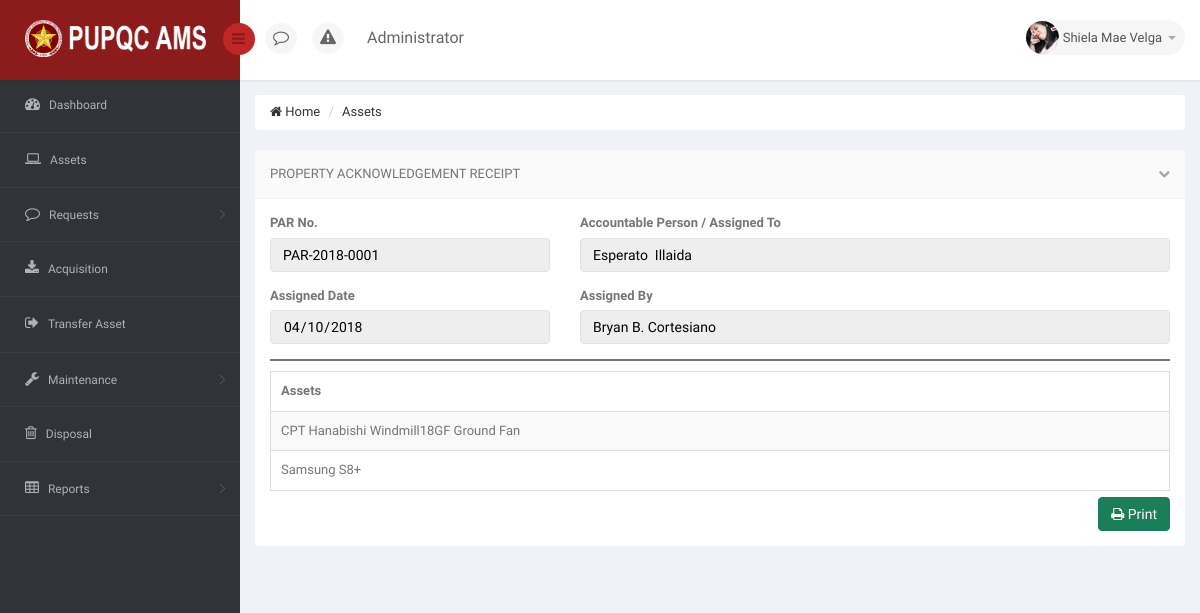
The page /DIR/PropertyOfficer/POPAR.php (signed in) on the database its author committed.
### tables this page shows
CREATE TABLE `ams_r_user` (
  `U_USERNAME` varchar(25) NOT NULL,
  `U_PASSWORD` varchar(150) NOT NULL,
  `U_ROLE_CODE` varchar(30) NOT NULL,
  `EP_ID` int(11) NOT NULL
);

CREATE TABLE `ams_r_employee_profile` (
  `EP_ID` int(11) NOT NULL,
  `EP_FNAME` varchar(50) NOT NULL,
  `EP_MNAME` varchar(35) DEFAULT NULL,
  `EP_LNAME` varchar(35) NOT NULL,
  `EP_GENDER` varchar(10) NOT NULL,
  `EP_MOBILE` char(11) DEFAULT NULL,
  `EP_EMAIL` varchar(75) NOT NULL,
  `EP_TYPE` varchar(50) NOT NULL,
  `EP_STATUS` varchar(10) NOT NULL DEFAULT 'Active',
  `EP_PICTURE` varchar(200) NOT NULL DEFAULT '	images/EmployePictures/default.png	',
  `O_ID` int(11) DEFAULT NULL
);

CREATE TABLE `ams_t_par_sub` (
  `PARS_ID` int(11) NOT NULL,
  `PARS_CANCEL` int(11) NOT NULL DEFAULT '0',
  `PARS_CANCEL_DATE` date DEFAULT NULL,
  `PARS_CANCEL_BY` varchar(120) DEFAULT NULL,
  `A_ID` int(11) NOT NULL,
  `PAR_ID` int(11) NOT NULL,
  `EP_ID` int(11) NOT NULL
);

CREATE TABLE `ams_t_par` (
  `PAR_ID` int(11) NOT NULL,
  `PAR_NO` varchar(15) NOT NULL,
  `PAR_DATE` date NOT NULL,
  `PAR_ISSUED_BY` varchar(120) NOT NULL
);

CREATE TABLE `ams_r_asset` (
  `A_ID` int(11) NOT NULL,
  `A_DESCRIPTION` varchar(250) NOT NULL,
  `A_DATE` date NOT NULL,
  `A_STATUS` varchar(25) NOT NULL DEFAULT 'Serviceable',
  `A_ACQUISITION_TYPE` varchar(25) NOT NULL,
  `A_AVAILABILITY` varchar(25) NOT NULL DEFAULT 'Available',
  `A_DISPOSAL_STATUS` int(11) NOT NULL DEFAULT '0',
  `AL_ID` int(11) DEFAULT NULL,
  `C_ID` int(11) DEFAULT NULL,
  `URS_ID` int(11) DEFAULT NULL,
  `PPMP_ID` int(11) DEFAULT NULL
);

### DIR/PropertyOfficer/POPAR.php (the view, shortened to what this page needs)
<!DOCTYPE html>
<html lang="en">
<head>
    <link href="../../bs3/css/bootstrap.min.css" rel="stylesheet">
    <link href="../../css/bootstrap-reset.css" rel="stylesheet">
    <link href="../../font-awesome/css/font-awesome.css" rel="stylesheet" />
    <link href="../../js/advanced-datatable/css/demo_page.css" rel="stylesheet" />
    <link href="../../js/advanced-datatable/css/demo_table.css" rel="stylesheet" />
    <link rel="stylesheet" href="../../js/data-tables/DT_bootstrap.css" />
    <link href="../../css/style.css" rel="stylesheet">
    <link href="../../css/style-responsive.css" rel="stylesheet" />
    <link href="../../js/iCheck/skins/minimal/minimal.css" rel="stylesheet">
    <link href="../../js/iCheck/skins/minimal/red.css" rel="stylesheet">
    <link href="../../js/iCheck/skins/minimal/green.css" rel="stylesheet">
    <link href="../../js/iCheck/skins/minimal/blue.css" rel="stylesheet">
    <link href="../../js/iCheck/skins/minimal/yellow.css" rel="stylesheet">
    <link href="../../js/iCheck/skins/minimal/purple.css" rel="stylesheet">
    <link href="../../js/iCheck/skins/square/square.css" rel="stylesheet">
    <link href="../../js/iCheck/skins/square/red.css" rel="stylesheet">
    <link href="../../js/iCheck/skins/square/green.css" rel="stylesheet">
    <link href="../../js/iCheck/skins/square/blue.css" rel="stylesheet">
    <link href="../../js/iCheck/skins/square/yellow.css" rel="stylesheet">
    <link href="../../js/iCheck/skins/square/purple.css" rel="stylesheet">
    <link href="../../js/iCheck/skins/flat/grey.css" rel="stylesheet">
    <link href="../../js/iCheck/skins/flat/red.css" rel="stylesheet">
    <link href="../../js/iCheck/skins/flat/green.css" rel="stylesheet">
    <link href="../../js/iCheck/skins/flat/blue.css" rel="stylesheet">
    <link href="../../js/iCheck/skins/flat/yellow.css" rel="stylesheet">
    <link href="../../js/iCheck/skins/flat/purple.css" rel="stylesheet">
    <link rel="stylesheet" type="text/css" href="../../js/select2/select2.css" />
    <link rel="stylesheet" type="text/css" href="../../js/bootstrap-daterangepicker/daterangepicker-bs3.css" />
    <link rel="stylesheet" type="text/css" href="../../js/bootstrap-datetimepicker/css/datetimepicker.css" />
    <link rel="stylesheet" type="text/css" href="../../js/bootstrap-datepicker/css/datepicker.css" />
    <link href="../../js/plugins/sweetalert/sweetalert.css" type="text/css" rel="stylesheet" media="screen,projection">
</head>
<body>
<section id="container" >
<header class="header fixed-top clearfix">
<div class="brand">
    <a href="PODashboard.php" class="logo">
        <img src="../../images/pupqcnew.png" style="width: 193px; height: 37px;" alt="">
    </a>
    <div class="sidebar-toggle-box">
        <div class="fa fa-bars"></div>
    </div>
</div>
<div class="nav notify-row" id="top_menu">
    <ul class="nav top-menu">
        <li id="header_notification_bar" class="dropdown">
            <a data-toggle="dropdown" class="dropdown-toggle dt" href="#">
                <i class="fa fa-comment-o"></i>
            </a>
        </li>
        <li id="header_notification_bar" class="dropdown">
            <a data-toggle="dropdown" class="dropdown-toggle dt2" href="#">
                <i class="fa fa-warning"></i>
            </a>
        </li>
        <li id="" class="">
            <a style="background-color: white;">
                <?php echo $_SESSION['mytype']; ?>
            </a>
        </li>
    </ul>
</div>
<div class="top-nav clearfix">
    <ul class="nav pull-right top-menu">
        <li class="dropdown">
            <a data-toggle="dropdown" class="dropdown-toggle" href="#">
                <?php
                    include('../Connection/db.php');
                    $sql = "SELECT * FROM ams_r_employee_profile AS EP JOIN ams_r_user AS U ON U.EP_ID = EP.EP_ID WHERE U.U_USERNAME = '".$_SESSION['myuser']."'";
                    $result = mysqli_query($connection, $sql);
                    while ($row = mysqli_fetch_array($result))
                    {
                      $pic = $row['EP_PICTURE'];
                      echo '<img alt="" src="../../'.$pic.'" alt="" >';
                    }
                  ?>
                <span class="username"> <?php echo $_SESSION['mysesi']; ?></span>
                <b class="caret"></b>
            </a>
        </li>
    </ul>
</div>
</header>
<aside>
    <div id="sidebar" class="nav-collapse">
        <div class="leftside-navigation">
    <ul class="sidebar-menu" id="nav-accordion">
        <li>
            <a href="PODashboard.php">
                <i class="fa fa-dashboard"></i>
                <span>Dashboard</span>
            </a>
        </li>
        <li>
            <a href="POAsset.php">
                <i class="fa fa-laptop"></i>
                <span>Assets</span>
            </a>
        </li>
        <li class="sub-menu">
            <a href="javascript:;">
                <i class="fa fa-comment-o"></i>
                <span>Requests</span>
            </a>
        </li>
        <li>
            <a href="POAcquisition.php">
                <i class="fa fa-download"></i>
                <span>Acquisition</span>
            </a>
        </li>
        <li>
            <a href="POTransferAsset.php">
                <i class="fa fa-sign-out"></i>
                <span>Transfer Asset</span>
            </a>
        </li>
        <li class="sub-menu">
            <a href="javascript:;">
                <i class="fa fa-wrench"></i>
                <span>Maintenance</span>
            </a>
        </li>
        <li>
            <a href="PODisposal.php">
                <i class="fa fa-trash-o"></i>
                <span>Disposal</span>
            </a>
        </li>
        <li class="sub-menu">
            <a href="javascript:;">
                <i class="fa fa fa-table"></i>
                <span>Reports</span>
            </a>
        </li>
    </ul>
</div>
    </div>
</aside>
    <section id="main-content">
        <section class="wrapper">
            <div class="row">
                <div class="col-md-12">
                    <ul class="breadcrumb">
                        <li><a href="PODashboard.php"><i class="fa fa-home"></i> Home</a></li>
                        <li><a href="POAsset.php">Assets</a></li>
                    </ul>
                </div>
            </div>
            <div class="row">
                <div class="col-sm-12">
                    <section class="panel">
                        <header class="panel-heading">
                            Property acknowledgement Receipt
                            <span class="tools pull-right">
                                <a href="javascript:;" class="fa fa-chevron-down"></a>
                            </span>
                        </header>
                        <?php
                            $sql = "SELECT MAX(PAR_ID) AS AAA FROM `ams_t_par`";
                            $result = mysqli_query($connection, $sql) or die("Bad Query: $sql");
                            while($row = mysqli_fetch_assoc($result))
                            {
                                $maxparid = $row['AAA'];
                            }
                        ?>
                        <?php
                            $sql = "SELECT * FROM `ams_t_par` AS PAR INNER JOIN `ams_t_par_sub` AS PARS ON PARS.PAR_ID = PAR.PAR_ID INNER JOIN `ams_r_employee_profile` AS EP ON PARS.EP_ID = EP.EP_ID WHERE PAR.PAR_ID = $maxparid GROUP BY PAR.PAR_ID";
                            $result = mysqli_query($connection, $sql) or die("Bad Query: $sql");
                            while($row = mysqli_fetch_assoc($result))
                            {
                              $parno = $row['PAR_NO'];
                              $fname = $row['EP_FNAME'];
                              $mname = $row['EP_MNAME'];
                              $lname = $row['EP_LNAME'];
                              $wholename = $fname.' '.$mname.' '.$lname;
                              $pardate = $row['PAR_DATE'];
                              $parassignby = $row['PAR_ISSUED_BY'];
                        ?>
                        <div class="panel-body">
                            <div class="row group">
                                <div class="col-md-4">
                                    <div class="form-group">
                                        <label>PAR No.</label>
                                        <input type="hid" value="<?php echo $parno; ?>" class="form-control" style="color: black;" disabled  />
                                    </div>
                                </div>
                                <div class="col-md-8">
                                    <div class="form-group">
                                        <label>Accountable Person / Assigned To</label>
                                        <input type="text" value="<?php echo $wholename; ?>" class="form-control" style="color: black;" disabled  />
                                    </div>
                                </div>
                                <div class="col-md-4">
                                    <div class="form-group">
                                        <label>Assigned Date</label>
                                        <input type="Date" value="<?php echo $pardate; ?>" class="form-control" style="color: black;" disabled />
                                    </div>
                                </div>
                                <div class="col-md-8">
                                    <div class="form-group">
                                        <label>Assigned By</label>
                                        <input type="text" value="<?php echo $parassignby; ?>" class="form-control" style="color: black;" disabled />
                                    </div>
                                </div>
                        <?php
                            }
                        ?>
                                <div class="col-md-12">
                                    <div style="padding: 1px; margin-bottom: 10px; background-color: #757575;">
                                    </div>
                                </div>
                                <div class="col-md-12">
                                    <div class="adv-table">
                                        <table class="display table table-bordered table-striped">
                                            <thead>
                                                <tr>
                                                    <th>Assets</th>
                                                </tr>
                                            </thead>
                                            <tbody>
                                            <?php
                                                $sql1 = "SELECT * FROM `ams_t_par` AS PAR INNER JOIN `ams_t_par_sub` AS PARS ON PARS.PAR_ID = PAR.PAR_ID INNER JOIN `ams_r_employee_profile` AS EP ON PARS.EP_ID = EP.EP_ID INNER JOIN `ams_r_asset` AS A ON PARS.A_ID = A.A_ID WHERE PAR.PAR_ID = $maxparid";
                                                $result1 = mysqli_query($connection, $sql1) or die("Bad Query: $sql");
                                                while($row1 = mysqli_fetch_assoc($result1))
                                                {
                                                    $adesc = $row1['A_DESCRIPTION'];
                                            ?>
                                                <tr>
                                                    <td> <?php echo $adesc; ?> </td>
                                                </tr>
                                            <?php
                                                }
                                            ?>
                                            </tbody>
                                        </table>
                                    </div>
                                </div>
                            </div>
                            <span class="pull-right">
                                <button type="button" class="btn btn-success" onclick="printonly()"><i class="fa fa-print"></i> Print</button>
                            </span>
                        </div>
                    </section>
                </div>
            </div>
            <div class="row">
                <div class="col-sm-12">
                </div>
            </div>
        </section>
    </section>
</section>
</body>
</html>

### js/advanced-datatable/css/demo_table.css (style rules this page uses)
table.display { margin: 0 auto; clear: both; width: 100%; }
table.display thead th { padding: 3px 18px 3px 10px; border-bottom: 1px solid black; font-weight: bold; cursor: pointer; * cursor: hand; }
table.display td { padding: 3px 10px; }

### rows shown on the page
ams_r_user: EP_ID.EP_PICTURE (picture)
ams_t_par_sub: PAR_ID.PAR_NO "PAR-2018-0001", EP_ID.EP_LNAME "Esperato Illaida", PAR_ID.PAR_DATE "04/10/2018", PAR_ID.PAR_ISSUED_BY "Bryan B. Cortesiano", A_ID.A_DESCRIPTION "CPT Hanabishi Windmill18GF Ground Fan"
ams_t_par_sub: A_ID.A_DESCRIPTION "Samsung S8+"

### other values the page prints
$_SESSION['mytype'] "Administrator"
$_SESSION['mysesi'] "Shiela Mae Velga"
